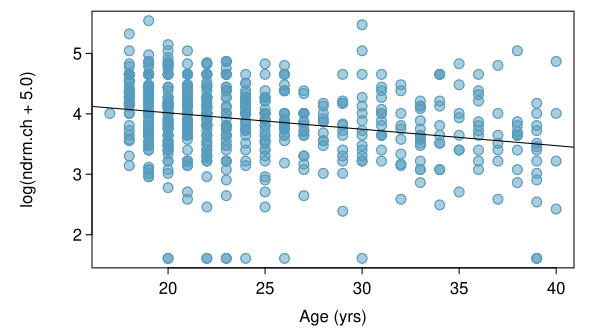

Write the R code that produced this figure.
library(openintro)
data(COL)

obs = residuals(lm(RFFT ~ Statin + Age, data=statins.samp))

myPDF("logNdrmChAgePlot.pdf",
      6.0,
      3.3,
      mar = c(3, 4.5, 0.5, 1.2) + 0.1,
      mgp = c(2.8, 0.5, 0))
plot(famuss$age,
     log(famuss$ndrm.ch + 5.0),
     pch = 19,
     cex = 1.3,
     col = COL[1, 3],
     xlab = "",
     ylab = "log(ndrm.ch + 5.0)")
points(famuss$age,
       log(famuss$ndrm.ch + 5.0), 
       cex = 1.3,
       col = COL[1])
mtext("Age (yrs)", 1, 1.9)

abline(lm(log(famuss$ndrm.ch + 5.0) ~ famuss$age))

dev.off()
